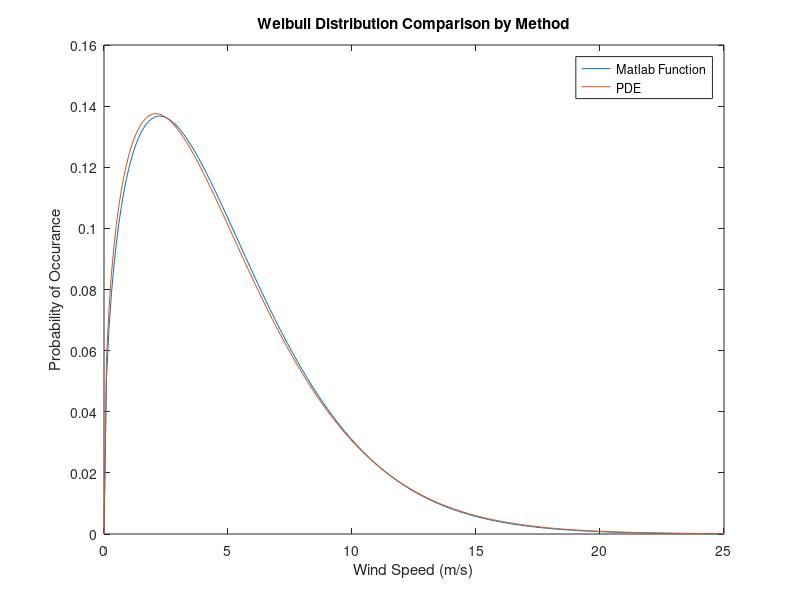

This chart was generated by the following MATLAB code:
clc
clear

v = 0:0.1:25;
[a b] = size(v);

f1 = zeros([1 b]);
f2 = zeros([1 b]);
f3 = zeros([1 b]);
f4 = zeros([1 b]);
f5 = zeros([1 b]);

f = [f1;f2;f3;f4;f5];

c = [5.38403,5.3413];
k = [1.41061,1.3788];

    for i = 1:2
         f(i,:) = (k(i)/c(i))*(v./c(i)).^(k(i)-1).*exp(-(v./c(i)).^k(i));
    end

plot(v,f(1,:),v,f(2,:))
legend('Matlab Function','PDE')
title('Weibull Distribution Comparison by Method')
xlabel('Wind Speed (m/s)')
ylabel('Probability of Occurance')